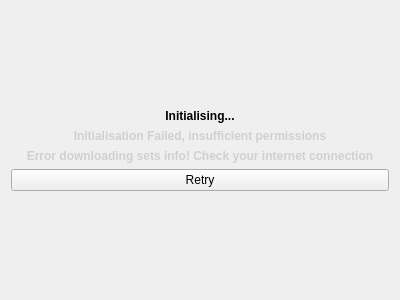
<?xml version="1.0" encoding="UTF-8"?>
<ui version="4.0">
 <class>InitialisationPage</class>
 <widget class="QWidget" name="InitialisationPage">
  <property name="geometry">
   <rect>
    <x>0</x>
    <y>0</y>
    <width>400</width>
    <height>300</height>
   </rect>
  </property>
  <property name="windowTitle">
   <string>Form</string>
  </property>
  <layout class="QVBoxLayout" name="verticalLayout">
   <item>
    <spacer name="verticalSpacer_2">
     <property name="orientation">
      <enum>Qt::Vertical</enum>
     </property>
     <property name="sizeHint" stdset="0">
      <size>
       <width>20</width>
       <height>64</height>
      </size>
     </property>
    </spacer>
   </item>
   <item>
    <widget class="QLabel" name="initLabel">
     <property name="font">
      <font>
       <bold>true</bold>
      </font>
     </property>
     <property name="text">
      <string>Initialising...</string>
     </property>
     <property name="alignment">
      <set>Qt::AlignCenter</set>
     </property>
    </widget>
   </item>
   <item>
    <widget class="QLabel" name="initErrorLabel">
     <property name="palette">
      <palette>
       <active>
        <colorrole role="WindowText">
         <brush brushstyle="SolidPattern">
          <color alpha="255">
           <red>255</red>
           <green>0</green>
           <blue>0</blue>
          </color>
         </brush>
        </colorrole>
       </active>
       <inactive>
        <colorrole role="WindowText">
         <brush brushstyle="SolidPattern">
          <color alpha="255">
           <red>208</red>
           <green>208</green>
           <blue>208</blue>
          </color>
         </brush>
        </colorrole>
       </inactive>
       <disabled>
        <colorrole role="WindowText">
         <brush brushstyle="SolidPattern">
          <color alpha="96">
           <red>164</red>
           <green>166</green>
           <blue>168</blue>
          </color>
         </brush>
        </colorrole>
       </disabled>
      </palette>
     </property>
     <property name="font">
      <font>
       <bold>true</bold>
      </font>
     </property>
     <property name="text">
      <string>Initialisation Failed, insufficient permissions</string>
     </property>
     <property name="alignment">
      <set>Qt::AlignCenter</set>
     </property>
    </widget>
   </item>
   <item>
    <widget class="QLabel" name="setsErrorLabel">
     <property name="palette">
      <palette>
       <active>
        <colorrole role="WindowText">
         <brush brushstyle="SolidPattern">
          <color alpha="255">
           <red>255</red>
           <green>0</green>
           <blue>0</blue>
          </color>
         </brush>
        </colorrole>
       </active>
       <inactive>
        <colorrole role="WindowText">
         <brush brushstyle="SolidPattern">
          <color alpha="255">
           <red>208</red>
           <green>208</green>
           <blue>208</blue>
          </color>
         </brush>
        </colorrole>
       </inactive>
       <disabled>
        <colorrole role="WindowText">
         <brush brushstyle="SolidPattern">
          <color alpha="96">
           <red>164</red>
           <green>166</green>
           <blue>168</blue>
          </color>
         </brush>
        </colorrole>
       </disabled>
      </palette>
     </property>
     <property name="font">
      <font>
       <bold>true</bold>
      </font>
     </property>
     <property name="text">
      <string>Error downloading sets info! Check your internet connection</string>
     </property>
     <property name="alignment">
      <set>Qt::AlignCenter</set>
     </property>
     <property name="wordWrap">
      <bool>true</bool>
     </property>
    </widget>
   </item>
   <item>
    <widget class="QPushButton" name="retrySetsButton">
     <property name="text">
      <string>Retry</string>
     </property>
    </widget>
   </item>
   <item>
    <spacer name="verticalSpacer">
     <property name="orientation">
      <enum>Qt::Vertical</enum>
     </property>
     <property name="sizeHint" stdset="0">
      <size>
       <width>20</width>
       <height>64</height>
      </size>
     </property>
    </spacer>
   </item>
  </layout>
 </widget>
 <resources/>
 <connections/>
</ui>
